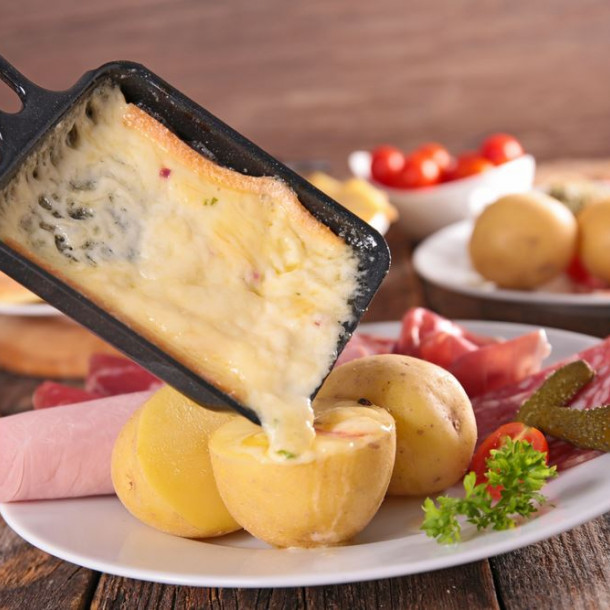
#> input picture TP6/raclette.jpg, 610 x 610 px
$ python tp6.py
#> lines starting #> are read from the running program, lines starting #| are printed output that depends on the picture
import numpy as np
import matplotlib.pyplot as plt
from scipy.optimize import curve_fit
from PIL import Image


def func(x, a, b, c):
    return a * np.exp(-b * x) + c


# question 1

tableau = np.random.randint(2, size=(4, 3, 2))
print("ndim :")
print(np.ndim(tableau))
print("shape :")
print(np.shape(tableau))
print("size :")
print(np.size(tableau))
print("type :")
print(np.result_type(tableau))
print("data :")
print(tableau)

# question 2

tableau = np.arange(9).reshape((3, 3))
tableau2 = np.arange(2, 11).reshape((3, 3))
print("tableau 1 :")
print(tableau)
print("tableau 2 :")
print(tableau2)
print("multiplication :")
print(np.multiply(tableau, tableau2))
print("produit scalaire :")
print(np.dot(tableau, tableau2))
print("transposé :")
print(np.transpose(tableau))

# question 3

tableau = [[2, 2, 1], [1, 3, 1], [6, 2, 1]]
print("tableau :")
print(tableau)
print("determinant :")
print(np.linalg.det(tableau))
print("inverse :")
print(np.linalg.inv(tableau))
print("solution equation :")
print(np.linalg.solve(tableau, np.arange(1, 4)))
print("vecteur propres :")
print(np.linalg.eig(tableau))
print("valeurs propres :")
print(np.linalg.eigvals(tableau))

# question 4

xdata = np.linspace(0, 4, 50)
y = func(xdata, 2.5, 1.3, 0.5)
np.random.seed(1729)
y_noise = 0.2 * np.random.normal(size=xdata.size)
ydata = y + y_noise
plt.plot(xdata, ydata, 'b-', label='data')

popt, pcov = curve_fit(func, xdata, ydata)
plt.plot(xdata, func(xdata, *popt), 'r-', label='fit: a=%5.3f, b=%5.3f, c=%5.3f' % tuple(popt))

popt, _ = curve_fit(func, xdata, ydata, bounds=(0, [3., 1., 0.5]))

plt.plot(xdata, func(xdata, *popt), 'g--', label='fit: a=%5.3f, b=%5.3f, c=%5.3f' % tuple(popt))
plt.xlabel('x')
plt.ylabel('y')
plt.legend()
plt.show()
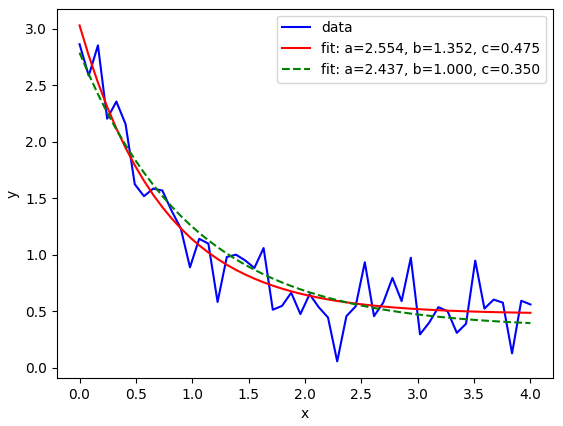
#> figure drawn by matplotlib, 1 panel; curve peaks at x = 0, y = 2.86; curve peaks at x = 0, y = 3.03; curve peaks at x = 0, y = 2.79

# question 5
im = Image.open("raclette.jpg")
#> im is the input picture: PIL image 610x610 RGB; mean R, G, B 171.7, 131.2, 102.9
im2 = Image.open("raclette.jpg")
im.show()
size = 128, 128
im2.thumbnail(size)
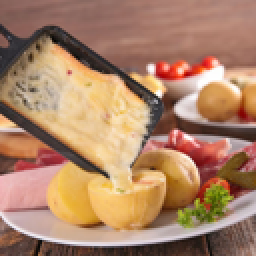
#> im2: PIL image 128x128 RGB (shown 2 times larger); mean R, G, B 171.8, 131.3, 103
im2.show()
